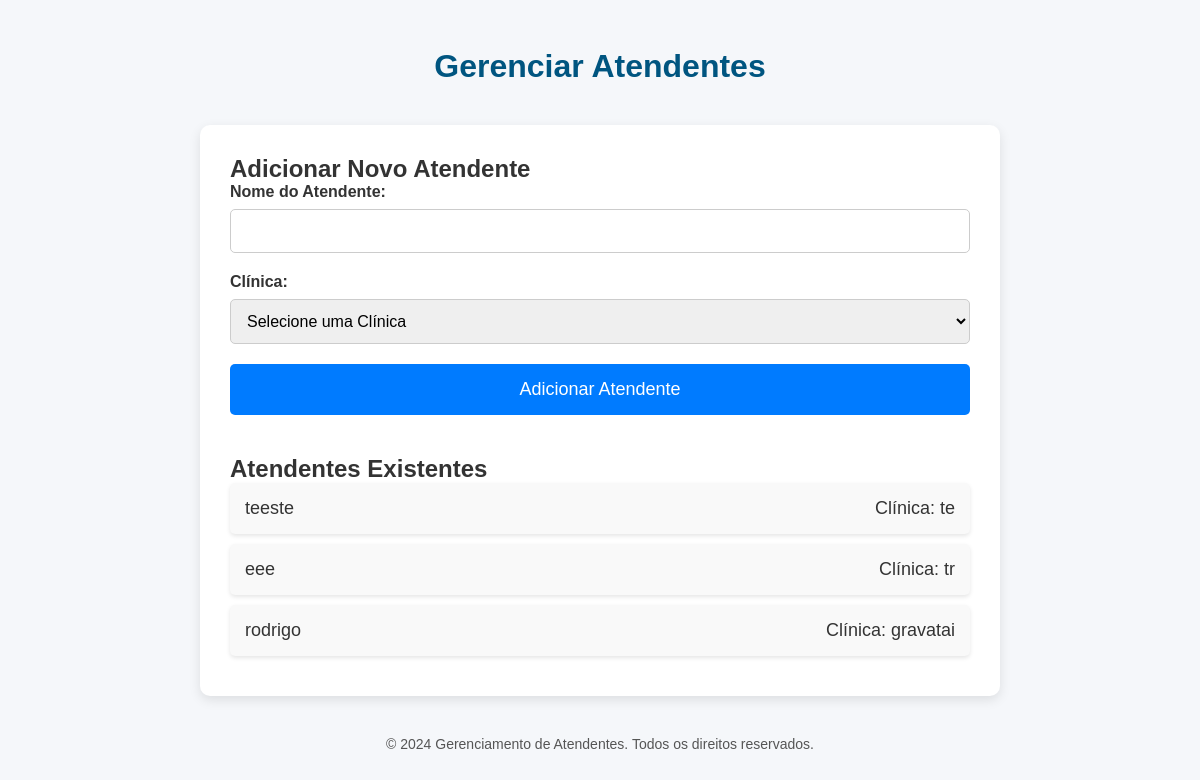
/admin/attendants, run on the app's committed database.
### models.py (models this page shows)
class Attendant(db.Model):
    id = db.Column(db.Integer, primary_key=True)
    name = db.Column(db.String(100), nullable=False)
    clinic_id = db.Column(db.Integer, db.ForeignKey('clinic.id'), nullable=False)  # Relaciona com a clínica
    clinic = db.relationship('Clinic', backref=db.backref('attendants', lazy=True))

class Clinic(db.Model):
    id = db.Column(db.Integer, primary_key=True)
    name = db.Column(db.String(100), nullable=False)
    location = db.Column(db.String(100), nullable=True)  # Localização opcional

### app.py (the view, shortened to what this page needs)
@app.route('/admin/attendants', methods=['GET', 'POST'])
def manage_attendants():
    attendants = Attendant.query.all()  # Pega todos os atendentes para exibir na página
    clinics = Clinic.query.all()  # Pega todas as clínicas para o formulário
    return render_template('admin_attendants.html', attendants=attendants, clinics=clinics)

### templates/admin_attendants.html (shortened to what this page needs)
<!DOCTYPE html>
<html lang="pt-br">
<head>
    <link rel="stylesheet" href="/static/styleadminAttendants.css">
</head>
<body>
    <header>
        <h1>Gerenciar Atendentes</h1>
    </header>
    <main>
        <section>
            <h2>Adicionar Novo Atendente</h2>
            <form action="/admin/attendants" method="POST" class="attendant-form">
                <div class="form-group">
                    <label for="name">Nome do Atendente:</label>
                    <input type="text" id="name" name="name" required>
                </div>
                <div class="form-group">
                    <label for="clinic_id">Clínica:</label>
                    <select id="clinic_id" name="clinic_id" required>
                        <option value="" disabled selected>Selecione uma Clínica</option>
                    </select>
                </div>
                <button type="submit" class="submit-button">Adicionar Atendente</button>
            </form>
        </section>
        <section>
            <h2>Atendentes Existentes</h2>
            <ul class="attendant-list">
                {% for attendant in attendants %}
                <li class="attendant-item">
                    <span>{{ attendant.name }}</span>
                    <span>Clínica: {{ attendant.clinic.name }}</span>
                </li>
                {% endfor %}
            </ul>
        </section>
    </main>
    <footer>
        <p>&copy; 2024 Gerenciamento de Atendentes. Todos os direitos reservados.</p>
    </footer>
</body>
</html>

### static/styleadminAttendants.css (style rules this page uses)
* { margin: 0; padding: 0; box-sizing: border-box; font-family: 'Arial', sans-serif; }
body { background-color: #f5f7fa; color: #333; display: flex; flex-direction: column; align-items: center; justify-content: center; min-height: 100vh; padding: 20px; }
main { width: 100%; max-width: 800px; background-color: #fff; padding: 30px; border-radius: 10px; box-shadow: 0 4px 12px rgba(0, 0, 0, 0.1); }
header { text-align: center; margin-bottom: 40px; }
header h1 { font-size: 32px; color: #005580; }
.attendant-form { display: flex; flex-direction: column; gap: 20px; margin-bottom: 40px; }
.form-group { display: flex; flex-direction: column; }
.form-group label { font-weight: bold; margin-bottom: 8px; }
.form-group input, .form-group select { padding: 12px; border: 1px solid #ccc; border-radius: 5px; font-size: 16px; }
.submit-button { padding: 15px; background-color: #007BFF; color: #fff; border: none; border-radius: 5px; font-size: 18px; cursor: pointer; transition: background-color 0.3s ease; }
.attendant-list { list-style: none; padding: 0; }
.attendant-item { display: flex; justify-content: space-between; padding: 15px; background-color: #f9f9f9; margin-bottom: 10px; border-radius: 5px; box-shadow: 0 2px 4px rgba(0, 0, 0, 0.1); font-size: 18px; }
.attendant-item span { display: inline-block; }
footer { text-align: center; margin-top: 40px; font-size: 14px; color: #555; }

### data on the page
Attendant: name "teeste", clinic.name "te"
Attendant: name "eee", clinic.name "tr"
Attendant: name "rodrigo", clinic.name "gravatai"
